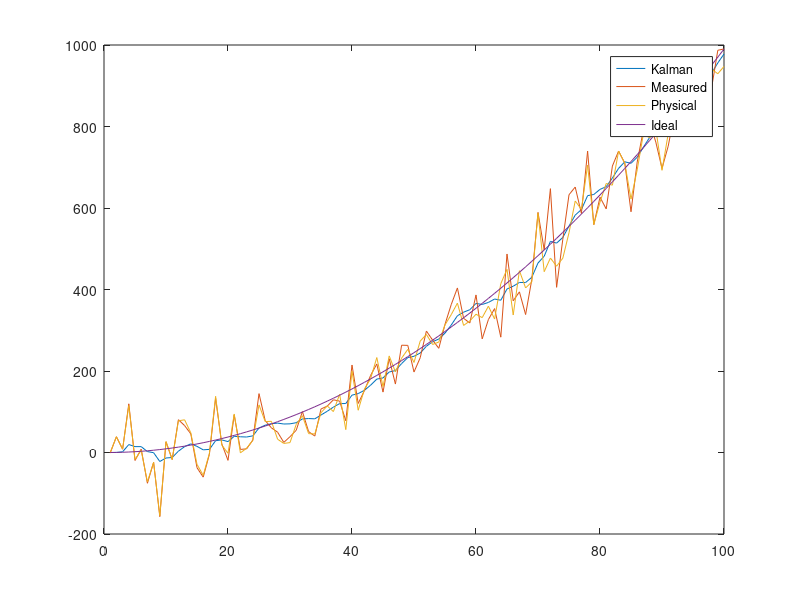
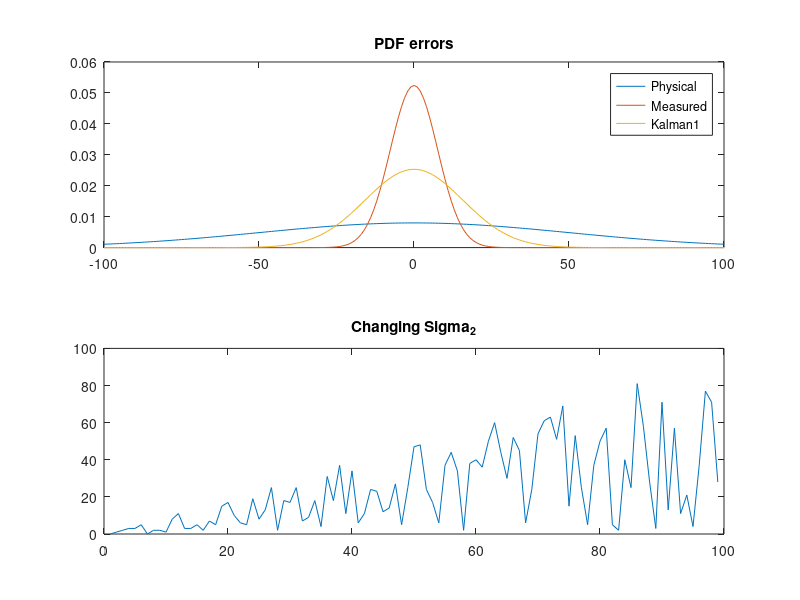

These figures' MATLAB source, in order:
clc;clearvars;close all;

N=100;  
a=0.2;
time = -N:N;
sigma_1=50;
sigma_2_plot = [];
xn(1)=0;
x(1)=0;
z(1)=normrnd(0,1);
for t=1:(N-1)
  sigma_2 = randi([0 t],1,1);
  sigma_2_plot = [sigma_2_plot;sigma_2];
  x(t+1) = x(t) + a*t;
  xn(t+1) = x(t+1) + normrnd(0,sigma_1);
  z(t+1) = xn(t+1) + normrnd(0,sigma_2);
end

K = 1;
K_out1(1) = 0;
K_out2(1) = 0;
K_out3(1) = 0;
e_out(1) = sigma_1;
for t = 1:(N-1)
    e_out(t+1) = sqrt(((1-K)*(e_out(t)+sigma_2+sigma_1)));
    K = e_out(t+1)/(e_out(t+1) + (sigma_1));
    K_out1(t+1) = K_out1(t)+a*t+ (K*(z(t+1) - (K_out1(t)+a*t)));
end
plot(K_out1)
hold on
plot(z)
hold on
plot(xn)
hold on
plot(x)
legend('Kalman','Measured','Physical','Ideal');
sum_k = 0;
sum_s = 0;
sum3 = 0;
for i=1:N
    diff_k(i) = (K_out1(i) - x(i))^2;
    sum_k = sum_k+diff_k(i);
    diff_s(i) = (z(i) - x(i))^2;
    sum_s = sum_s+diff_s(i);
%     diff3(i) = (K_out3(i) - x(i))^2;
%     sum3 = sum3+diff3(i);
end
sigma_kout1 = sqrt((sum_k)/(N-1)); 
sigma_z = sqrt((sum_s)/(N-1)); 
sigma_kout3 = sqrt((sum3)/(N-1)); 
figure(2)
subplot(2,1,1)
e_xn = pdf('Normal',time,0,sigma_1);
plot(time,e_xn); hold on
e_z = pdf('Normal',time,0,sqrt(sigma_z));
plot(time,e_z); hold on
e_kout1 = pdf('Normal',time,0,sigma_kout1);
plot(time,e_kout1); hold on
legend('Physical','Measured','Kalman1','K2','K3');
title('PDF errors')
subplot(2,1,2)
plot(sigma_2_plot);
title('Changing Sigma_2');